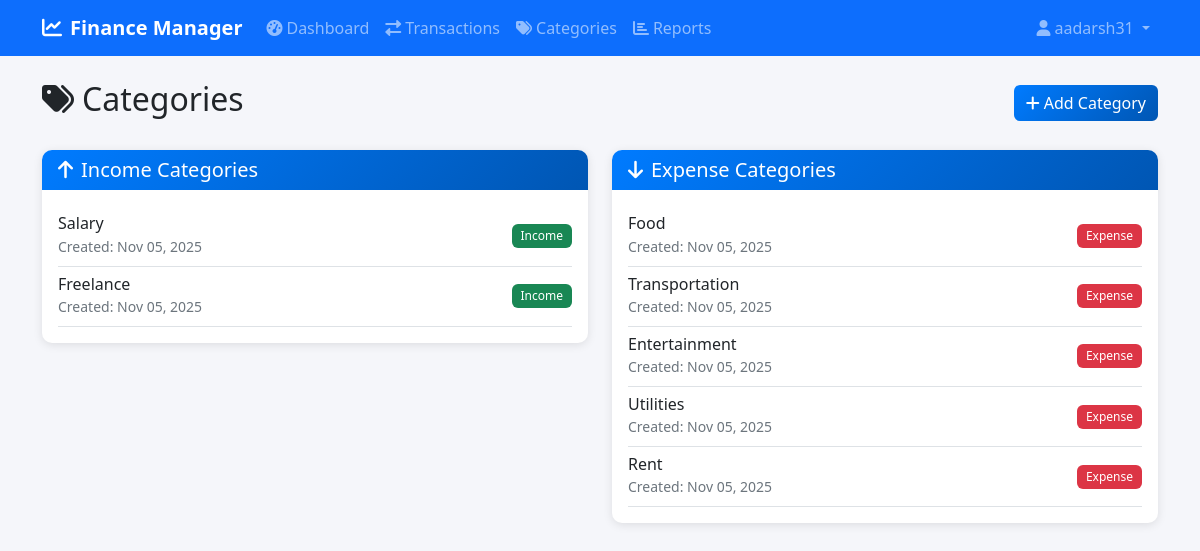
Page /categories/ (signed in) on the committed database.
### finance/models.py (models this page shows, shortened)
class Category(models.Model):
    CATEGORY_TYPES = [
        ('income', 'Income'),
        ('expense', 'Expense'),
    ]
    name = models.CharField(max_length=100)
    type = models.CharField(max_length=10, choices=CATEGORY_TYPES)
    user = models.ForeignKey(User, on_delete=models.CASCADE)
    created_at = models.DateTimeField(default=timezone.now)
    class Meta:
        verbose_name_plural = "Categories"
        unique_together = ['name', 'user']

### finance/views.py (the view)
# urls.py: path('categories/', views.categories_view, name='categories'),
@login_required
def categories_view(request):
    categories = Category.objects.filter(user=request.user)
    return render(request, 'finance/categories.html', {'categories': categories})

### templates/finance/categories.html (shortened to what this page needs)
{% extends 'base.html' %}
{% block content %}
<div class="d-flex justify-content-between align-items-center mb-4">
    <h2><i class="fas fa-tags me-2"></i>Categories</h2>
    <a href="{% url 'add_category' %}" class="btn btn-primary">
        <i class="fas fa-plus me-1"></i>Add Category
    </a>
</div>
<div class="row">
    <div class="col-md-6">
        <div class="card">
            <div class="card-header bg-success text-white">
                <h5 class="mb-0"><i class="fas fa-arrow-up me-2"></i>Income Categories</h5>
            </div>
            <div class="card-body">
                {% with income_categories=categories|dictsort:"type" %}
                    {% for category in income_categories %}
                        {% if category.type == 'income' %}
                            <div class="d-flex justify-content-between align-items-center py-2 border-bottom">
                                <div>
                                    <h6 class="mb-0">{{ category.name }}</h6>
                                    <small class="text-muted">Created: {{ category.created_at|date:"M d, Y" }}</small>
                                </div>
                                <span class="badge bg-success">Income</span>
                            </div>
                        {% endif %}
                    {% empty %}
                        <div class="text-center py-3">
                            <i class="fas fa-inbox fa-2x text-muted mb-2"></i>
                            <p class="text-muted mb-0">No income categories yet</p>
                        </div>
                    {% endfor %}
                {% endwith %}
            </div>
        </div>
    </div>
    <div class="col-md-6">
        <div class="card">
            <div class="card-header bg-danger text-white">
                <h5 class="mb-0"><i class="fas fa-arrow-down me-2"></i>Expense Categories</h5>
            </div>
            <div class="card-body">
                {% for category in categories %}
                    {% if category.type == 'expense' %}
                        <div class="d-flex justify-content-between align-items-center py-2 border-bottom">
                            <div>
                                <h6 class="mb-0">{{ category.name }}</h6>
                                <small class="text-muted">Created: {{ category.created_at|date:"M d, Y" }}</small>
                            </div>
                            <span class="badge bg-danger">Expense</span>
                        </div>
                    {% endif %}
                {% empty %}
                    <div class="text-center py-3">
                        <i class="fas fa-inbox fa-2x text-muted mb-2"></i>
                        <p class="text-muted mb-0">No expense categories yet</p>
                    </div>
                {% endfor %}
            </div>
        </div>
    </div>
</div>
{% endblock %}

### templates/base.html (shortened to what this page needs)
<!DOCTYPE html>
<html lang="en">
<head>
    <link href="https://cdn.jsdelivr.net/npm/bootstrap@5.1.3/dist/css/bootstrap.min.css" rel="stylesheet">
    <link href="https://cdnjs.cloudflare.com/ajax/libs/font-awesome/6.0.0/css/all.min.css" rel="stylesheet">
    {% load static %}
    <link href="{% static 'css/style.css' %}" rel="stylesheet">
</head>
<body>
    {% if user.is_authenticated %}
    <nav class="navbar navbar-expand-lg navbar-dark bg-primary">
        <div class="container">
            <a class="navbar-brand" href="{% url 'dashboard' %}">
                <i class="fas fa-chart-line me-2"></i>Finance Manager
            </a>
            <div class="collapse navbar-collapse" id="navbarNav">
                <ul class="navbar-nav me-auto">
                    <li class="nav-item">
                        <a class="nav-link" href="{% url 'dashboard' %}">
                            <i class="fas fa-tachometer-alt me-1"></i>Dashboard
                        </a>
                    </li>
                    <li class="nav-item">
                        <a class="nav-link" href="{% url 'transactions' %}">
                            <i class="fas fa-exchange-alt me-1"></i>Transactions
                        </a>
                    </li>
                    <li class="nav-item">
                        <a class="nav-link" href="{% url 'categories' %}">
                            <i class="fas fa-tags me-1"></i>Categories
                        </a>
                    </li>
                    <li class="nav-item">
                        <a class="nav-link" href="{% url 'reports' %}">
                            <i class="fas fa-chart-bar me-1"></i>Reports
                        </a>
                    </li>
                </ul>
                <ul class="navbar-nav">
                    <li class="nav-item dropdown">
                        <a class="nav-link dropdown-toggle" href="#" id="navbarDropdown" role="button" data-bs-toggle="dropdown">
                            <i class="fas fa-user me-1"></i>{{ user.username }}
                        </a>
                    </li>
                </ul>
            </div>
        </div>
    </nav>
    {% endif %}
    <main class="container mt-4">
        {% block content %}
        {% endblock %}
    </main>
</body>
</html>

### static/css/style.css (style rules this page uses)
:root { --primary-color: #007bff; --success-color: #28a745; --danger-color: #dc3545; --warning-color: #ffc107; --info-color: #17a2b8; --light-color: #f8f9fa; --dark-color: #343a40; }
body { background-color: #f5f6fa; font-family: 'Segoe UI', Tahoma, Geneva, Verdana, sans-serif; }
.navbar-brand { font-weight: 600; font-size: 1.25rem; }
.navbar-nav .nav-link { font-weight: 500; transition: all 0.3s ease; }
.card { border: none; border-radius: 10px; box-shadow: 0 2px 10px rgba(0, 0, 0, 0.1); transition: all 0.3s ease; }
.card-header { background: linear-gradient(135deg, var(--primary-color), #0056b3); border-radius: 10px 10px 0 0 !important; border: none; }
.btn { border-radius: 6px; font-weight: 500; transition: all 0.3s ease; }
.btn-primary { background: linear-gradient(135deg, var(--primary-color), #0056b3); border: none; }
.badge { font-weight: 500; padding: 0.5em 0.75em; border-radius: 6px; }
.card { animation: fadeInUp 0.6s ease-out; }

### rows in the picture
Category: name "Salary", created_at "Nov 05, 2025"
Category: name "Freelance", created_at "Nov 05, 2025"
Category: name "Food", created_at "Nov 05, 2025"
Category: name "Transportation", created_at "Nov 05, 2025"
Category: name "Entertainment", created_at "Nov 05, 2025"
Category: name "Utilities", created_at "Nov 05, 2025"
Category: name "Rent", created_at "Nov 05, 2025"

### other values in the picture
{{ user.username }} "aadarsh31"
